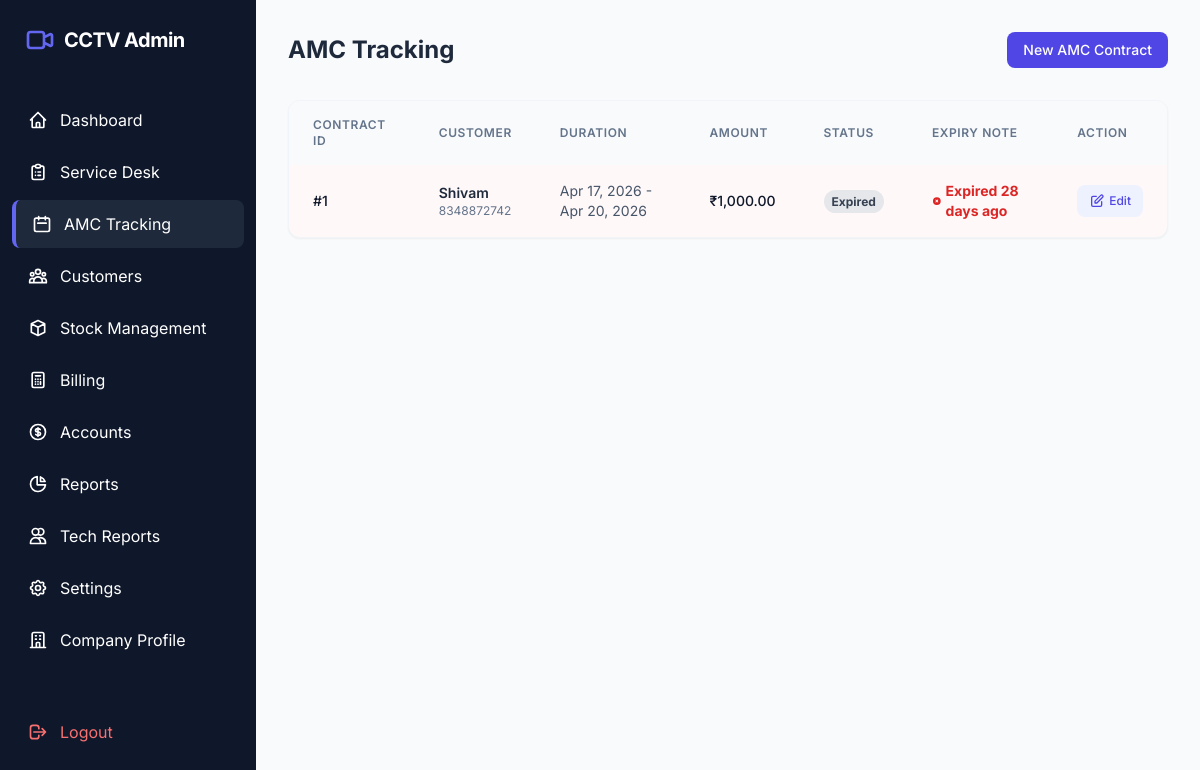
Screenshot of /admin/amc_tracking.php (signed in) with the database file from the repository.
### tables this page shows
CREATE TABLE `amc_contracts` (
  `id` int(11) NOT NULL,
  `customer_id` int(11) DEFAULT NULL,
  `start_date` date NOT NULL,
  `end_date` date NOT NULL,
  `amount` decimal(10,2) DEFAULT NULL,
  `status` enum('Active','Expired') DEFAULT 'Active'
);

CREATE TABLE `customers` (
  `id` int(11) NOT NULL,
  `customer_name` varchar(150) NOT NULL,
  `phone` varchar(15) NOT NULL,
  `address` text NOT NULL,
  `due_amount` decimal(10,2) DEFAULT 0.00,
  `gst_number` varchar(20) DEFAULT NULL,
  `has_active_amc` tinyint(1) DEFAULT 0,
  `created_at` timestamp NOT NULL DEFAULT current_timestamp()
);

### admin/amc_tracking.php (the view, shortened to what this page needs)
<?php
require_once '../includes/db_connect.php';
require_once '../includes/header.php';
try {
    $stmt = $pdo->query("SELECT a.*, c.customer_name, c.phone FROM amc_contracts a JOIN customers c ON a.customer_id = c.id ORDER BY a.end_date ASC");
    $contracts = $stmt->fetchAll();
} catch (PDOException $e) {
    echo "Error: " . $e->getMessage();
}
?>
<div class="space-y-8">
    <div class="flex items-center justify-between">
        <h2 class="text-2xl font-bold text-slate-800">AMC Tracking</h2>
        <button onclick="openAmcModal()" class="bg-indigo-600 text-white px-4 py-2 rounded-lg text-sm font-medium hover:bg-indigo-700 transition">New AMC Contract</button>
    </div>
    <div class="bg-white rounded-xl shadow-sm border border-slate-100 overflow-hidden">
        <div class="overflow-x-auto">
            <table class="w-full text-left">
                <thead>
                    <tr class="bg-slate-50 text-slate-500 text-xs uppercase tracking-wider">
                        <th class="px-6 py-4 font-semibold">Contract ID</th>
                        <th class="px-6 py-4 font-semibold">Customer</th>
                        <th class="px-6 py-4 font-semibold">Duration</th>
                        <th class="px-6 py-4 font-semibold">Amount</th>
                        <th class="px-6 py-4 font-semibold">Status</th>
                        <th class="px-6 py-4 font-semibold">Expiry Note</th>
                        <th class="px-6 py-4 font-semibold">Action</th>
                    </tr>
                </thead>
                <tbody class="divide-y divide-slate-100">
                    <?php if (empty($contracts)): ?>
                        <tr><td colspan="7" class="px-6 py-8 text-center text-slate-400">No AMC contracts found.</td></tr>
                    <?php else: ?>
                        <?php foreach ($contracts as $contract):
                            $expiryDate = new DateTime($contract['end_date']);
                            $today = new DateTime();
                            $diff = $today->diff($expiryDate);
                            $daysLeft = (int)$diff->format("%r%a");
                            $isExpiringSoon = ($daysLeft >= 0 && $daysLeft <= 15);
                            $isExpired = ($daysLeft < 0);
                        ?>
                        <tr class="hover:bg-slate-50 transition <?php echo $isExpired ? 'bg-red-50/50' : ''; ?>">
                            <td class="px-6 py-4 text-sm font-medium text-slate-900">#<?php echo $contract['id']; ?></td>
                            <td class="px-6 py-4">
                                <div class="text-sm font-semibold text-slate-800"><?php echo htmlspecialchars($contract['customer_name']); ?></div>
                                <div class="text-xs text-slate-500"><?php echo htmlspecialchars($contract['phone']); ?></div>
                            </td>
                            <td class="px-6 py-4 text-sm text-slate-600">
                                <?php echo date('M j, Y', strtotime($contract['start_date'])); ?> -
                                <span class="<?php echo $isExpiringSoon ? 'text-red-600 font-bold' : ''; ?>">
                                    <?php echo date('M j, Y', strtotime($contract['end_date'])); ?>
                                </span>
                            </td>
                            <td class="px-6 py-4 text-sm font-medium text-slate-900">₹<?php echo number_format($contract['amount'], 2); ?></td>
                            <td class="px-6 py-4 text-sm">
                                <?php if ($isExpired): ?>
                                    <span class="px-2 py-1 rounded-full text-xs font-bold bg-gray-200 text-gray-700">Expired</span>
                                <?php else: ?>
                                    <span class="px-2 py-1 rounded-full text-xs font-bold bg-green-100 text-green-700">Active</span>
                                <?php endif; ?>
                            </td>
                            <td class="px-6 py-4 text-sm">
                                <?php if ($isExpired): ?>
                                    <span class="text-red-600 font-bold flex items-center gap-1">
                                        Expired <?php echo abs($daysLeft); ?> days ago
                                    </span>
                                <?php else: ?>
                                    <span class="text-slate-400 italic"><?php echo $daysLeft; ?> days remaining</span>
                                <?php endif; ?>
                            </td>
                            <td class="px-6 py-4">
                                <button onclick='openEditAmcModal(<?php echo json_encode($contract, JSON_HEX_APOS | JSON_HEX_QUOT); ?>)' class="text-indigo-600 hover:text-indigo-800 font-medium text-xs flex items-center gap-1 bg-indigo-50 px-3 py-2 rounded-lg w-max transition">
                                    <svg xmlns="http://www.w3.org/2000/svg" class="h-4 w-4" fill="none" viewBox="0 0 24 24" stroke="currentColor"><path stroke-linecap="round" stroke-linejoin="round" stroke-width="2" d="M11 5H6a2 2 0 00-2 2v11a2 2 0 002 2h11a2 2 0 002-2v-5m-1.414-9.414a2 2 0 112.828 2.828L11.828 15H9v-2.828l8.586-8.586z" /></svg>
                                    Edit
                                </button>
                            </td>
                        </tr>
                        <?php endforeach; ?>
                    <?php endif; ?>
                </tbody>
            </table>
        </div>
    </div>
</div>
<?php require_once '../includes/footer.php'; ?>

### includes/header.php (style rules this page uses)
body { font-family: 'Inter', sans-serif; }

### rows the page displays
amc_contracts: id "1", customer.customer_name "Shivam", customer.phone "8348872742", start_date "Apr 17, 2026", end_date "Apr 20, 2026", amount "1,000.00", shows "Expired"
